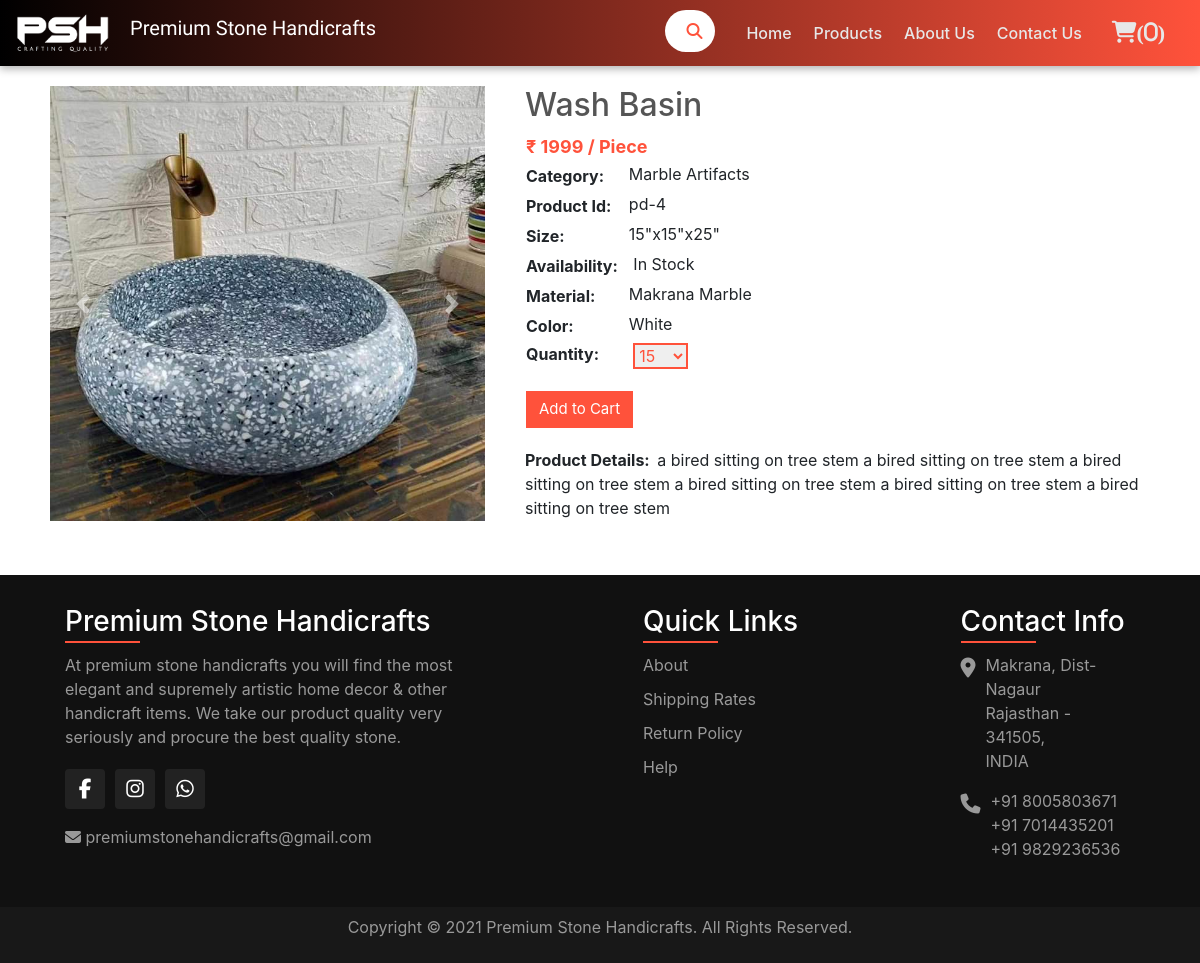
Page /products/product/4/ on the committed database.
### shop/models.py (models this page shows, shortened)
class Product(models.Model):
    name = models.CharField(max_length=100)
    description = models.CharField(max_length=300)
    price = models.IntegerField()
    category = models.CharField(max_length=50, choices=categoryList)
    size = models.CharField(max_length=35, default='15"x15"x25"')
    material = models.CharField(max_length=20, default="Makrana Marble")
    color = models.CharField(max_length=15, default="White")
    publish_date = models.DateTimeField(auto_now_add=True)
    image = models.ImageField(upload_to="shop/products/images")
    instock = models.BooleanField(default=True)
    featured = models.BooleanField(default=False)
    minbuy = models.IntegerField(default=1)

### shop/views.py (the view, shortened to what this page needs)
# urls.py: path('products/product/<int:id>/', views.singleproductview, name='single_product'),
def singleproductview(request, id):
    category = Product.objects.all().values_list("category").filter(id=id)
    return render(request, "shop/singleproduct.html", {
        'product': Product.objects.get(id=id),
        'products': Product.objects.filter(category=category[0][0]).exclude(id=id)[:10],
        'quantity_options': quantity_options
    })

### shop/templates/shop/singleproduct.html (shortened to what this page needs)
{% extends 'shop/layout.html' %}
{% block main %}
    <div class="container single-product">
        <div class="row">
            <div class="col-md-5">
                <div id="carouselExampleControls" class="carousel slide" data-ride="carousel">
                    <div class="carousel-inner">
                      <div class="carousel-item active">
                        <img class="d-block w-100" src="{{ product.image.url }}" alt="First slide">
                      </div>
                    </div>
                    <a class="carousel-control-prev" href="#carouselExampleControls" role="button" data-slide="prev">
                      <span class="carousel-control-prev-icon" aria-hidden="true"></span>
                    </a>
                    <a class="carousel-control-next" href="#carouselExampleControls" role="button" data-slide="next">
                      <span class="carousel-control-next-icon" aria-hidden="true"></span>
                    </a>
                  </div>
            </div>
            <div class="col-md-7">
                <h2>{{ product.name }}</h2>
                <table>
                  <tr>
                    <th colspan="2" class="price">&#8377; {{ product.price }} / Piece</th>
                  </tr>
                  <tr>
                    <th>Category: </th>
                    <td>&nbsp;&nbsp;{{ product.category }}</td>
                  </tr>
                  <tr>
                    <th>Product Id: </th>
                    <td>&nbsp;&nbsp;pd-{{ product.id }}</td>
                  </tr>
                  <tr>
                    <th>Size: </th>
                    <td>&nbsp;&nbsp;{{ product.size }}</td>
                  </tr>
                  <tr>
                    <th>Availability: </th>
                    <td>&nbsp;&nbsp;
                      {% if product.instock %}
                        In Stock
                      {% else %}
                        Out of Stock
                      {% endif %}
                    </td>
                  </tr>
                  <tr>
                    <th>Material: </th>
                    <td>&nbsp;&nbsp;{{ product.material }}</td>
                  </tr>
                  <tr>
                    <th>Color: </th>
                    <td>&nbsp;&nbsp;{{ product.color }}</td>
                  </tr>
                  <form action="{% url 'shop:cart_add' product.id %}" method="post">
                    <tr>
                      <th><label for="quantity">Quantity: </label></th>
                      <td>&nbsp;&nbsp;
                        <select name="quantity" id="quantity">
                          <option value="{{ product.minbuy }}">{{ product.minbuy }}</option>
                        </select>
                      </td>
                    </tr>
                    <tr>
                      <td colspan="2">
                        <button type="submit" class="btn btn-default btn-cart">Add to Cart</button>
                      </td>
                    </tr>
                  </form>
                </table>
                <p><b>Product Details:&nbsp;&nbsp;</b>{{ product.description }}</p>
            </div>
        </div>
    </div>
{% endblock %}

### static/shop/css/style.css (style rules this page uses)
body a { text-decoration: none!important; }
.btn-cart { color: transparent; color: #ff523b; border-radius: 0; border: 1px solid #ff523b; margin-top: 8px; margin-bottom: 5px; }
.single-product { margin-bottom: 30px; }
.single-product table tr td { padding-bottom: 5px; }
.single-product .col-md-7, .single-product .col-md-5 { padding: 20px; }
.single-product .col-md-7 h2 { color: #555; }
.single-product .col-md-7 p { margin-bottom: 5px; }
.single-product .col-md-7 .price { color: #ff523b; font-size: 18px; font-weight: bold; }
.single-product .col-md-7 .btn-cart { background: #ff523b; color: #FFFFFF; font-size: 15px; margin: 15px 0; display: block; }
.single-product .col-md-7 select { padding: 0px; border: 2px solid #ff523b; color: #ff523b; }

### rows in the picture
Product: image (picture), name "Wash Basin", price "1999", category "Marble Artifacts", id "4", size "15\"x15\"x25\"", material "Makrana Marble", color "White", quantity "15", description "a bired sitting on tree stem a bired sitting on tree stem a bired sitting on tree stem a bired sitting on tree stem a bired sitting on tree stem a bired sitting on tree stem"

### other values in the picture
{{ request.session.cart|length }} "0"
